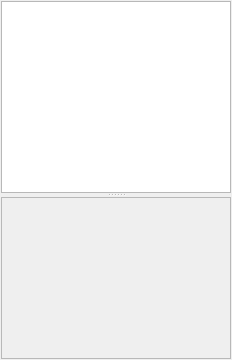
<?xml version="1.0" encoding="UTF-8"?>
<ui version="4.0">
 <class>VisualizationFilterWidgets</class>
 <widget class="QWidget" name="VisualizationFilterWidgets">
  <property name="geometry">
   <rect>
    <x>0</x>
    <y>0</y>
    <width>232</width>
    <height>300</height>
   </rect>
  </property>
  <property name="windowTitle">
   <string>Visualization Filters</string>
  </property>
  <layout class="QGridLayout" name="gridLayout">
   <property name="leftMargin">
    <number>1</number>
   </property>
   <property name="topMargin">
    <number>1</number>
   </property>
   <property name="rightMargin">
    <number>1</number>
   </property>
   <property name="bottomMargin">
    <number>1</number>
   </property>
   <property name="spacing">
    <number>4</number>
   </property>
   <item row="0" column="0">
    <widget class="QSplitter" name="splitter_2">
     <property name="orientation">
      <enum>Qt::Vertical</enum>
     </property>
     <widget class="VSFilterView" name="visualFilterView">
      <property name="sizePolicy">
       <sizepolicy hsizetype="Preferred" vsizetype="MinimumExpanding">
        <horstretch>0</horstretch>
        <verstretch>1</verstretch>
       </sizepolicy>
      </property>
     </widget>
     <widget class="QScrollArea" name="scrollArea">
      <property name="sizePolicy">
       <sizepolicy hsizetype="Expanding" vsizetype="MinimumExpanding">
        <horstretch>0</horstretch>
        <verstretch>3</verstretch>
       </sizepolicy>
      </property>
      <property name="widgetResizable">
       <bool>true</bool>
      </property>
      <widget class="QWidget" name="scrollAreaWidgetContents_2">
       <property name="geometry">
        <rect>
         <x>0</x>
         <y>0</y>
         <width>228</width>
         <height>144</height>
        </rect>
       </property>
       <layout class="QVBoxLayout" name="verticalLayout_7">
        <property name="spacing">
         <number>1</number>
        </property>
        <property name="leftMargin">
         <number>0</number>
        </property>
        <property name="topMargin">
         <number>0</number>
        </property>
        <property name="rightMargin">
         <number>0</number>
        </property>
        <property name="bottomMargin">
         <number>0</number>
        </property>
        <item>
         <widget class="VSFilterSettingsWidget" name="vsFilterWidget" native="true">
          <property name="sizePolicy">
           <sizepolicy hsizetype="Preferred" vsizetype="Minimum">
            <horstretch>0</horstretch>
            <verstretch>0</verstretch>
           </sizepolicy>
          </property>
         </widget>
        </item>
        <item>
         <spacer name="verticalSpacer_5">
          <property name="orientation">
           <enum>Qt::Vertical</enum>
          </property>
          <property name="sizeHint" stdset="0">
           <size>
            <width>20</width>
            <height>160</height>
           </size>
          </property>
         </spacer>
        </item>
       </layout>
      </widget>
     </widget>
    </widget>
   </item>
  </layout>
 </widget>
 <customwidgets>
  <customwidget>
   <class>VSFilterView</class>
   <extends>QTreeView</extends>
   <header location="global">VSFilterView.h</header>
  </customwidget>
  <customwidget>
   <class>VSFilterSettingsWidget</class>
   <extends>QWidget</extends>
   <header location="global">VSFilterSettingsWidget.h</header>
   <container>1</container>
  </customwidget>
 </customwidgets>
 <resources/>
 <connections/>
</ui>
